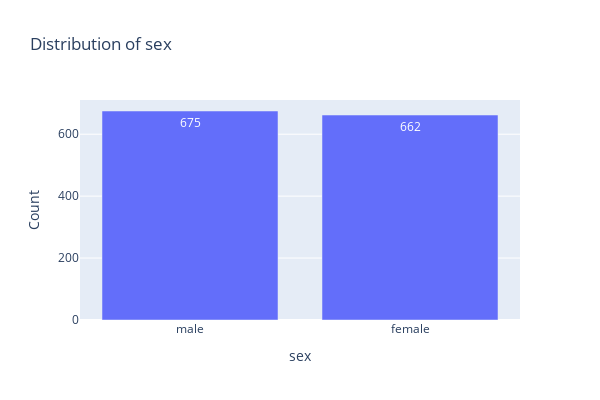
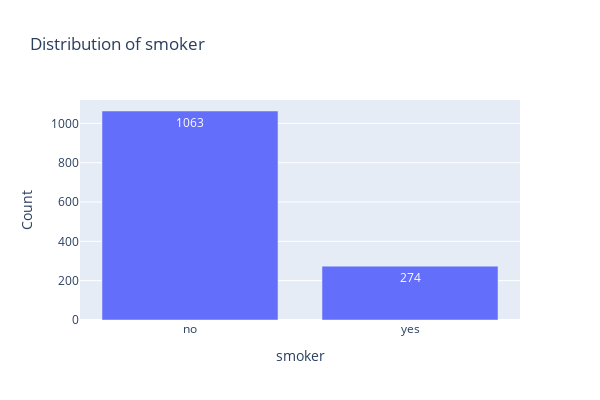
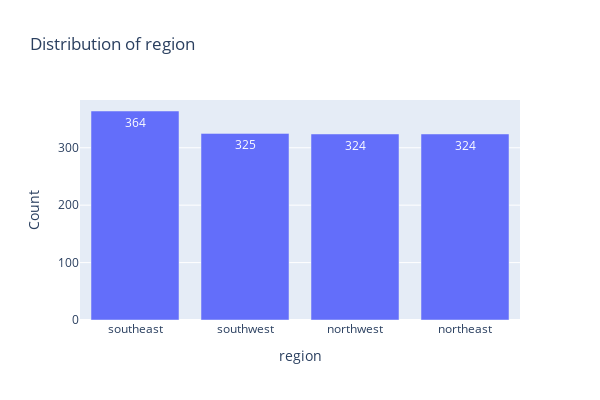

Here is the notebook cell these charts were saved with, in order:
### Code cell
# Distribution of my categorical variables, visual presentation

for var in categorical_columns:
    # Frequency distribution
    freq_table = df[var].value_counts().reset_index()
    freq_table.columns = [var, 'Count']
    
    # Plotly Bar Chart
    fig = px.bar(freq_table, x=var, y='Count', title=f'Distribution of {var}', text='Count')
    fig.update_traces(texttemplate='%{text}', textposition='inside')
    fig.update_layout(
        showlegend=False,
        width=600,  
        height=400  
    )
    fig.show()

### Figure 1 — Plotly figure (JSON) as saved in the notebook; plotly's stock layout.template omitted (floating-point values rounded to 4 significant figures)
{"data": [{"alignmentgroup": "True", "hovertemplate": "sex=%{x}<br>Count=%{text}<extra></extra>", "legendgroup": "", "marker": {"color": "#636efa", "pattern": {"shape": ""}}, "name": "", "offsetgroup": "", "orientation": "v", "showlegend": false, "text": [675, 662], "textposition": "inside", "texttemplate": "%{text}", "type": "bar", "x": ["male", "female"], "xaxis": "x", "y": [675, 662], "yaxis": "y"}], "layout": {"barmode": "relative", "height": 400, "legend": {"tracegroupgap": 0}, "showlegend": false, "title": {"text": "Distribution of sex"}, "width": 600, "xaxis": {"anchor": "y", "domain": [0, 1], "title": {"text": "sex"}}, "yaxis": {"anchor": "x", "domain": [0, 1], "title": {"text": "Count"}}}}

### Figure 2 — Plotly figure (JSON) as saved in the notebook; plotly's stock layout.template omitted (floating-point values rounded to 4 significant figures)
{"data": [{"alignmentgroup": "True", "hovertemplate": "smoker=%{x}<br>Count=%{text}<extra></extra>", "legendgroup": "", "marker": {"color": "#636efa", "pattern": {"shape": ""}}, "name": "", "offsetgroup": "", "orientation": "v", "showlegend": false, "text": [1063, 274], "textposition": "inside", "texttemplate": "%{text}", "type": "bar", "x": ["no", "yes"], "xaxis": "x", "y": [1063, 274], "yaxis": "y"}], "layout": {"barmode": "relative", "height": 400, "legend": {"tracegroupgap": 0}, "showlegend": false, "title": {"text": "Distribution of smoker"}, "width": 600, "xaxis": {"anchor": "y", "domain": [0, 1], "title": {"text": "smoker"}}, "yaxis": {"anchor": "x", "domain": [0, 1], "title": {"text": "Count"}}}}

### Figure 3 — Plotly figure (JSON) as saved in the notebook; plotly's stock layout.template omitted (floating-point values rounded to 4 significant figures)
{"data": [{"alignmentgroup": "True", "hovertemplate": "region=%{x}<br>Count=%{text}<extra></extra>", "legendgroup": "", "marker": {"color": "#636efa", "pattern": {"shape": ""}}, "name": "", "offsetgroup": "", "orientation": "v", "showlegend": false, "text": [364, 325, 324, 324], "textposition": "inside", "texttemplate": "%{text}", "type": "bar", "x": ["southeast", "southwest", "northwest", "northeast"], "xaxis": "x", "y": [364, 325, 324, 324], "yaxis": "y"}], "layout": {"barmode": "relative", "height": 400, "legend": {"tracegroupgap": 0}, "showlegend": false, "title": {"text": "Distribution of region"}, "width": 600, "xaxis": {"anchor": "y", "domain": [0, 1], "title": {"text": "region"}}, "yaxis": {"anchor": "x", "domain": [0, 1], "title": {"text": "Count"}}}}
